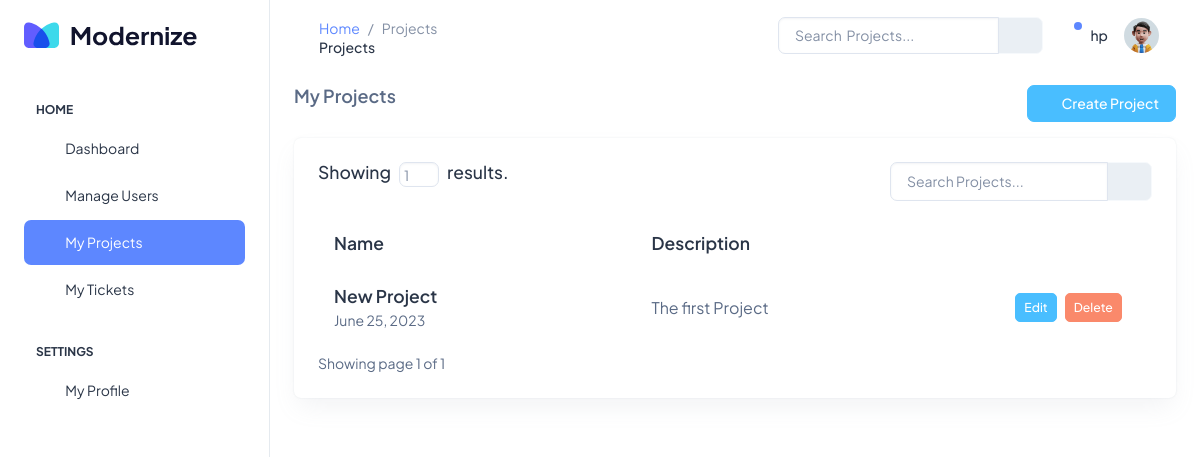
Page /projects/ (signed in) on the committed database.
### users/models.py (models this page shows)
class User(AbstractUser):
    ROLE_CHOICES = (
        ("Developer", "Developer"),
        ("Project Manager", "Project Manager"),
        ("Submitter", "Submitter"),
        ("Admin", "Admin"),
    )
    role = models.CharField(
        max_length=40, default="Developer", choices=ROLE_CHOICES, blank=True, null=True
    )

### projects/models.py (models this page shows, shortened)
class Project(models.Model):
    name = models.CharField(max_length=200, blank=False)
    description = models.TextField()
    personnels = models.ManyToManyField(User)
    created_at = models.DateTimeField(auto_now_add=True)

### projects/views.py (the view)
# urls.py: path("", views.ProjectsListView.as_view(), name="projects"),
class ProjectsListView(LoginRequiredMixin, PermissionRequiredMixin, ListView):
    login_url = "/users/login"
    permission_required = "projects.view_project"
    redirect_field_name = "/projects"
    template_name = "projects/index.html"
    model = Project
    context_object_name = "projects"
    def get_queryset(self):
        search = self.request.GET.get("search", "")
        projects = Project.objects.filter(
            name__icontains=search
        ) | Project.objects.filter(description__icontains=search)
        return projects
    def get_paginate_by(self, queryset):
        if self.request.GET.get("page_number"):
            self.request.session["page_number"] = self.request.GET.get("page_number")
        self.paginate_by = self.request.session.get("page_number", 5)
        return self.paginate_by

### projects/templates/projects/index.html (shortened to what this page needs)
{% extends 'base.html' %}
{% load static %}
{% block title %} Projects {% endblock title %}
{% block subtitle %} Projects {% endblock subtitle %}
{% block content %}
<div class="">
    <div class="row">
        <div class="col">
            <h5 class="card-title fw-semibold mb-4 r">My Projects</h5>
        </div>
        <div class="col d-flex justify-content-end">
            <a href="{% url 'create_project' %}" class="btn btn-secondary mb-3">
                <span class="me-1">
                    <i class="ti ti-circle-plus"></i>
                </span>
                Create Project
            </a>
        </div>
    </div>
</div>
<div class="row">
    <div class="col d-flex align-items-stretch">
        {% if projects.count %}
        <div class="card w-100">
            <div class="card-body p-4">
                <div class="row">
                    <div class="col-8">
                        <h5 class="d-flex">
                            Showing
                            <form action="{% url 'projects' %}" method="get">
                                <input
                                    style="width: 40px; height: 25px"
                                    name="page_number"
                                    class="form-control ps-1 pe-1 mx-2"
                                    type="number"
                                    placeholder="{{object_list.count}}"
                                />
                            </form>
                            results.
                        </h5>
                    </div>
                    <div class="col-4">
                        <form action="{% url 'projects' %}" method="GET">
                            <div class="input-group mb-3">
                                <input
                                    type="text"
                                    name="search"
                                    class="form-control"
                                    placeholder="Search Projects..."
                                    aria-label="Search"
                                    aria-describedby="basic-addon2"
                                />
                                <button
                                    class="input-group-text"
                                    id="basic-addon2"
                                    type="submit"
                                >
                                    <i class="ti ti-list-search"></i>
                                </button>
                            </div>
                        </form>
                    </div>
                </div>
                <div class="table-responsive">
                    <table class="table text-nowrap mb-0 align-middle">
                        <thead class="text-dark fs-4">
                            <tr>
                                <th class="border-bottom-0">
                                    <h5 class="fw-semibold mb-0">Name</h5>
                                </th>
                                <th class="border-bottom-0">
                                    <h5 class="fw-semibold mb-0">
                                        Description
                                    </h5>
                                </th>
                                <th
                                    class="border-bottom-0"
                                    style="width: 20%"
                                ></th>
                            </tr>
                        </thead>
                        <tbody>
                            {% for project in projects %}
                            <tr>
                                <td class="border-bottom-0 pb-0">
                                    <a
                                        href="{% url 'detail_project' project.id%}"
                                    >
                                        <h5 class="fw-semibold mb-1">
                                            {{project.name}}
                                        </h5>
                                    </a>
                                    <p class="fw-normal">
                                        <small
                                            >{{project.created_at|date}}</small
                                        >
                                    </p>
                                </td>
                                <td class="border-bottom-0">
                                    <p class="mb-0 fw-normal">
                                        {{project.description}}
                                    </p>
                                </td>
                                <td class="border-bottom-0">
                                    <div
                                        class="d-flex align-items-center justify-content-center gap-2"
                                    >
                                        <a
                                            href="{% url 'edit_project' project.id%}"
                                            class="btn btn-secondary btn-sm"
                                            >Edit</a
                                        >
                                        <button
                                            class="btn btn-danger btn-sm"
                                            data-bs-toggle="modal"
                                            data-bs-target="#deleteproject{{project.id}}"
                                        >
                                            Delete
                                        </button>
                                    </div>
                                </td>
                            </tr>
                            {% endfor %}
                        </tbody>
                    </table>
                </div>
                <div class="pagination-container mt-2">
                    <div class="row">
                        <div class="col">
                            Showing page {{page_obj.number}} of
                            {{page_obj.paginator.num_pages}}
                        </div>
                        <div class="col d-flex justify-content-end">
                        </div>
                    </div>
                </div>
            </div>
        </div>
        {% else %}
        <h5>You Have No Projects.</h5>
        {% endif %}
    </div>
</div>
{% endblock content %}

### templates/base.html (shortened to what this page needs)
{% load static %}
<html lang="en">
    <head>
        <link rel="stylesheet" href={% static "/css/styles.min.css" %} />
    </head>
    <body>
        <div
            class="page-wrapper"
            id="main-wrapper"
            data-layout="vertical"
            data-navbarbg="skin6"
            data-sidebartype="full"
            data-sidebar-position="fixed"
            data-header-position="fixed"
        >
            {% include "partials/_sidebar.html" %}
            <div class="body-wrapper">
                <header class="app-header">
                    <nav class="navbar navbar-expand-lg navbar-light">
                        <div class="d-none d-lg-block">
                            <nav aria-label="breadcrumb">
                                <ol
                                    class="px-0 pt-1 pb-0 mb-0 bg-transparent breadcrumb me-sm-6 text-white"
                                >
                                    <li class="text-sm breadcrumb-item">
                                        <a class="opacity-8" href="#">Home</a>
                                    </li>
                                    <li
                                        class="text-sm breadcrumb-item active"
                                        aria-current="page"
                                    >
                                        {% block title %}{% endblock title %}
                                    </li>
                                </ol>
                                <h6 class="mb-0 font-weight-bolder">{% block subtitle %}{% endblock subtitle %}</h6>
                            </nav>
                        </div>
                        <div
                            class="navbar-collapse justify-content-end px-0"
                            id="navbarNav"
                        >
                            <ul
                                class="navbar-nav flex-row ms-auto align-items-center justify-content-end"
                            >
                                <li>
                                    <div class="input-group me-3">
                                        <input
                                            style="height: 37px"
                                            type="search"
                                            class="form-control align-self-center"
                                            placeholder="Search  Projects..."
                                            aria-label="Search"
                                        />
                                        <span
                                            class="input-group-text text-muted"
                                        >
                                            <span
                                                class="tt"
                                                data-bs-placement="bottom"
                                                title="Search"
                                            >
                                                <i class="ti ti-search"></i>
                                            </span>
                                        </span>
                                    </div>
                                </li>
                                <li class="nav-item dropdown">
                                    <a
                                        class="nav-link nav-icon-hover"
                                        href="javascript:void(0)"
                                        id="drop2"
                                        data-bs-toggle="dropdown"
                                        aria-expanded="false"
                                    >
                                        <i class="ti ti-bell-ringing"></i>
                                        <div
                                            class="notification bg-primary rounded-circle"
                                        ></div>
                                    </a>
                                </li>
                                <h6 class="pt-2">{{user.username}}</h6>
                                <li class="nav-item dropdown">
                                    <a
                                        class="nav-link nav-icon-hover"
                                        href="javascript:void(0)"
                                        id="drop2"
                                        data-bs-toggle="dropdown"
                                        aria-expanded="false"
                                    >
                                        <img
                                            src={% static "/images/profile/user-1.jpg" %}
                                            alt=""
                                            width="35"
                                            height="35"
                                            class="rounded-circle"
                                        />
                                    </a>
                                </li>
                            </ul>
                        </div>
                    </nav>
                </header>
                <div class="container-fluid">
                    {% block content %}
                    {% endblock content %}
                </div>
            </div>
        </div>
    </body>
</html>

### rows in the picture
User: username "hp"
Project: name "New Project", created_at "June 25, 2023", description "The first Project"

### other values in the picture
{{ page_obj.number }} "1"
{{ page_obj.paginator.num_pages }} "1"
